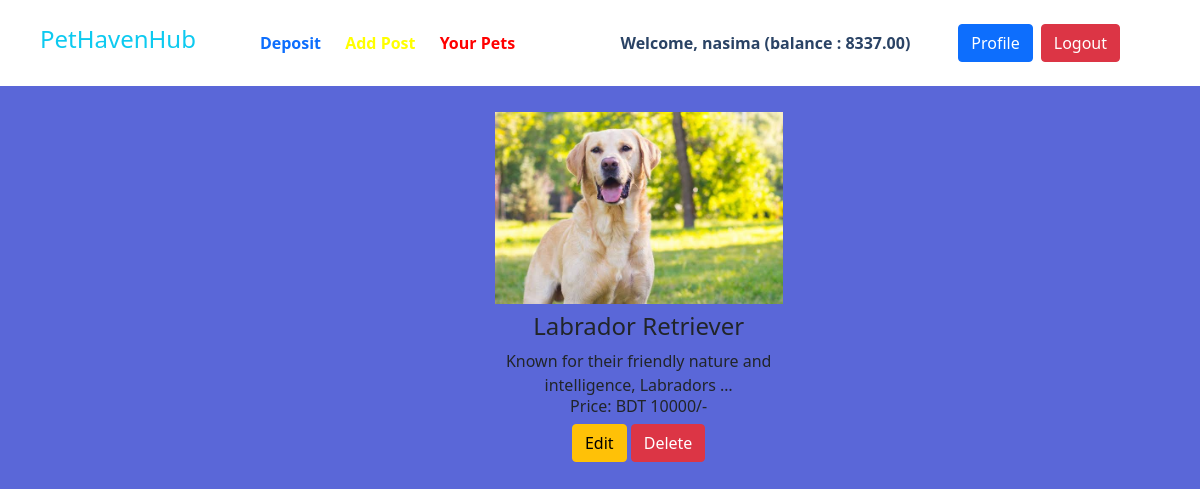
The app's page /accounts/author_post_pets/ (signed in), older data.
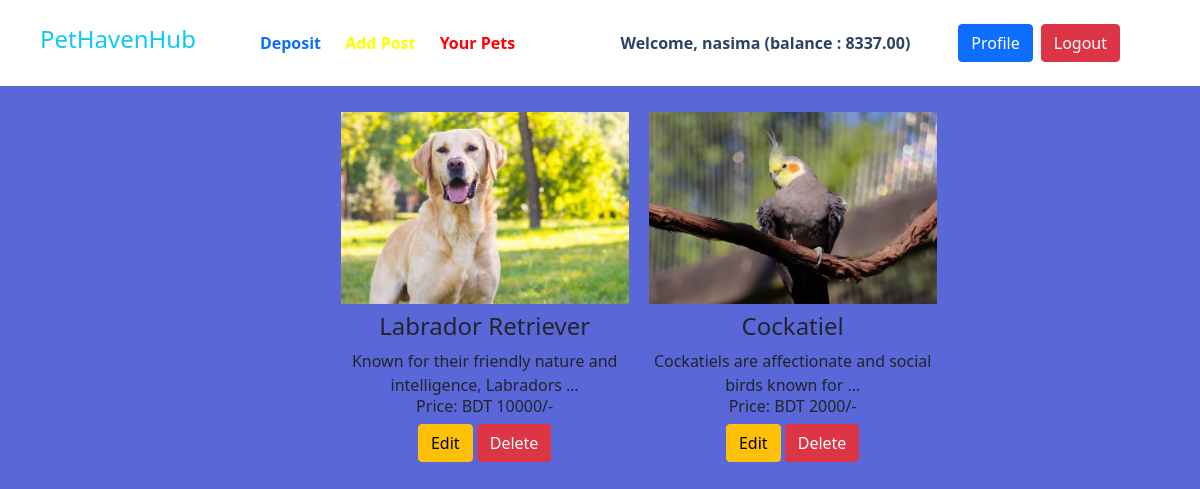
The same page, newer data.
### pets/models.py (models this page shows, shortened)
class Pet_Model(models.Model):
    name = models.CharField(max_length=50)
    desc = models.TextField()
    price = models.IntegerField()
    quantity = models.IntegerField(blank=True, null=True)
    image = models.ImageField(upload_to='book_images/')
    category_name = models.ForeignKey(CategoryModel, on_delete=models.CASCADE)
    author = models.ForeignKey(User, on_delete=models.CASCADE)

### accounts/views.py (the view)
# urls.py: path('author_post_pets/', author_post_pets, name="author_post_pets"),
@login_required
def author_post_pets(request):
    posts = Pet_Model.objects.filter(author=request.user)
    return render(request, 'accounts/author_post_pets.html', {'posts': posts})

### accounts/templates/accounts/author_post_pets.html (shortened to what this page needs)
{% extends 'base.html' %}
{% block content %}
    <div class="d-flex flex-wrap px-5 pt-3 ">
        <div class="class col-1 mt-5">
        </div>
        <div class="class col-11">
            <div class="d-flex flex-wrap justify-content-center">
                {% for pet in posts %}
                    <div class="pet" style="width: 18rem; margin: 10px; border-radius:10px">
                        {% if pet.image %}
                            <img class="pet-img-top" src="{{ pet.image.url }}" alt="{{ pet.name }}">
                        {% endif %}
                        <div class="pet-body text-center">
                            <h4 class="pet-title mt-2">{{ pet.name }}</h4>
                            <span class="pet-text">{{ pet.desc |truncatewords:8 }}</span>
                            <h6> Price: BDT {{ pet.price }}/-</h6>
                            <a href="{% url 'edit_post' pet.id %}" class="btn btn-warning">Edit</a>
                            <a href="{% url 'delete_post' pet.id %}" class="btn btn-danger">Delete</a>
                        </div>
                    </div>
                {% endfor %}
            </div>
        </div>
    </div>
{% endblock %}

Row changes from the older to the newer data that the page shows:
added Pet_Model: image (picture), name "Cockatiel", desc "Cockatiels are affectionate and social birds known for …", price "2000"
